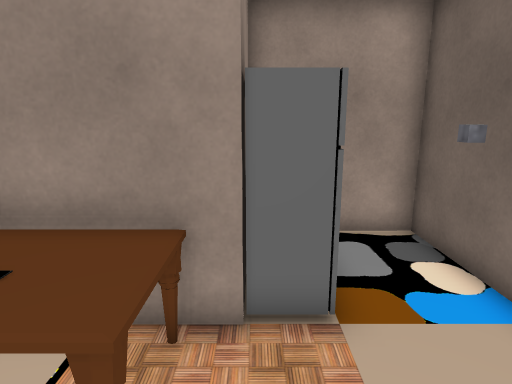
View 1 (above)

12 first-person views from a walk through a 3-D level made in the Unity game engine. The camera is 1.4 m above the floor, tilts 12° down and sees 75° across. Doors are open. The floor is counted in squares, 0.5 m on a side. Each view is taken from the middle of a square. On the plan, view 1 faces up. The plan holds only what a view shows up to about 20 squares ahead; the rest is blank. The player character is not drawn. Some animated figures are left out. Some surface patterns are stand-ins.

View 2
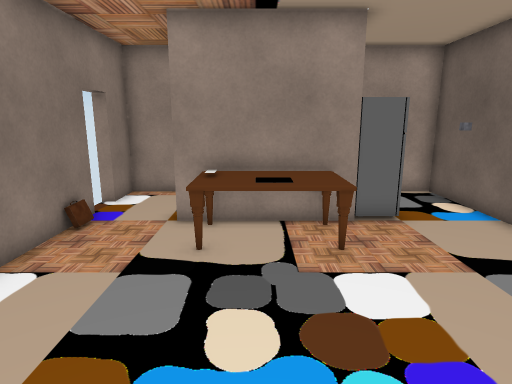

View 3
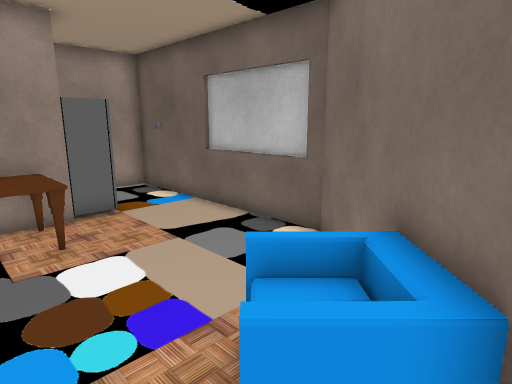

View 4
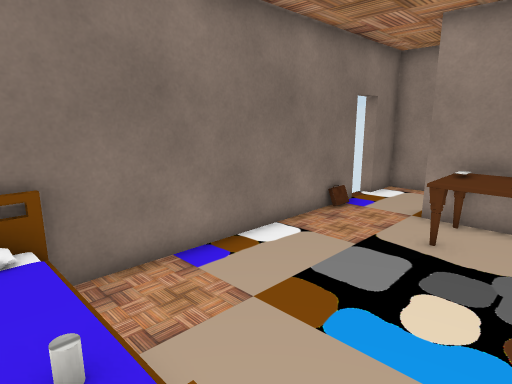

View 5
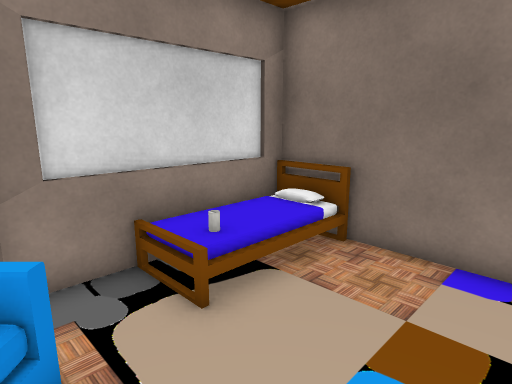

View 6
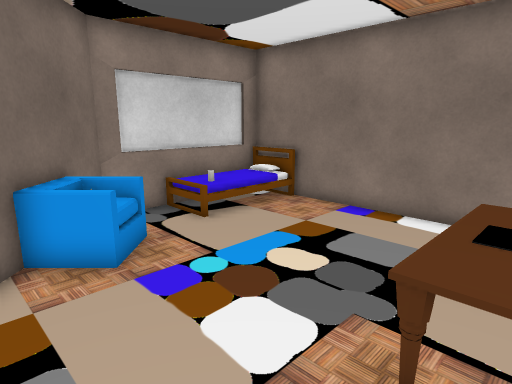

View 7
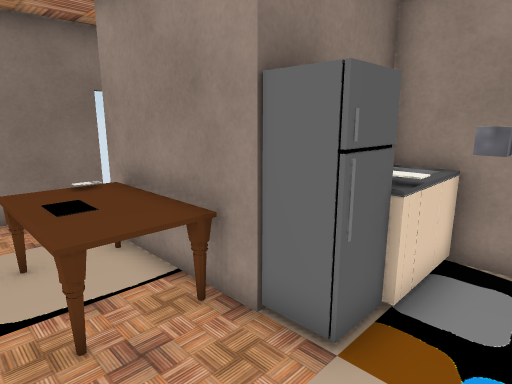

View 8
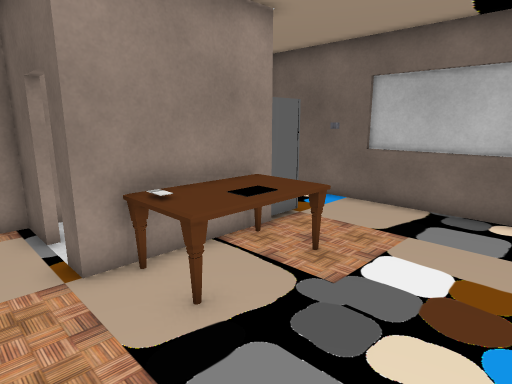

View 9
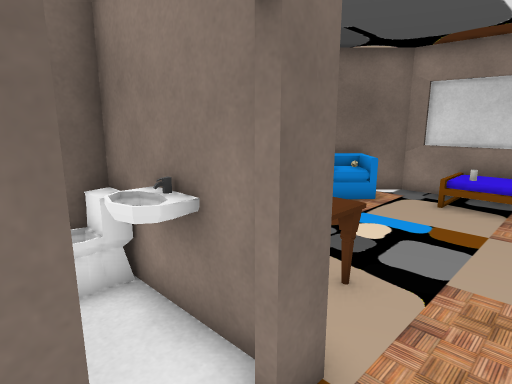

View 10
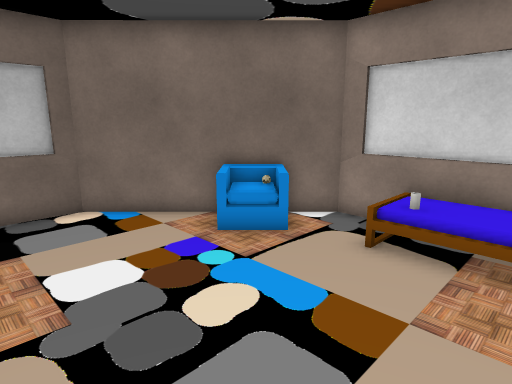

View 11
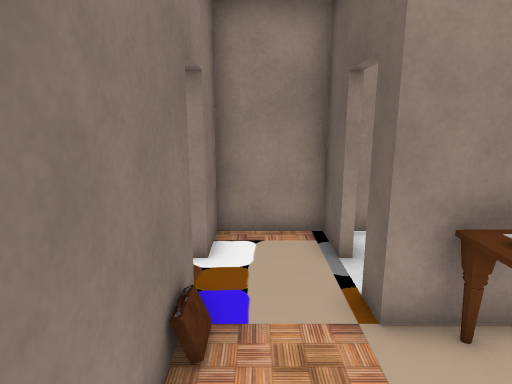

View 12
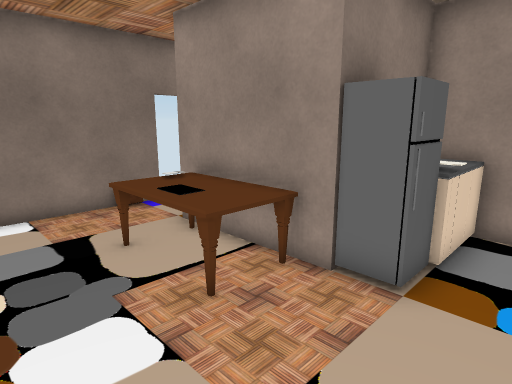

### Floor plan
Key: @ floor where view 1 was taken; # wall or solid block; . floor; D open door; O other object.
Columns run from 8 left of view 1 to 4 right of it. Each row starts with its distance up from view 1.
  8 #####   #O###
  7 #..#     O..#
  6 D...... OO..#
  5 D..# OOOOO..#
  4 #..#OOO#OO..#
  3 #.. OOOO....#
  2 #...OOOO....#
  1 #...........#
  0 #.......@...#
 -1 #...........#
 -2 #..........##
 -3 #.......O.##
 -4 #......OO##
 -5 OOOOO..O##
 -6 #OOOO..##
 -7 ########

Positions as (right, up) in squares from view 1, and headings:
1: (0, 0), facing up
2: (-3, -5), facing up
3: (-3, -6), facing up-right
4: (-2, -6), facing up-left
5: (-1, -1), facing down-left
6: (2, 3), facing down-left
7: (3, 1), facing up-left
8: (-7, -2), facing up-right
9: (-7, 7), facing down-right
10: (-7, 2), facing down-right
11: (-7, 0), facing up
12: (3, -1), facing up-left
